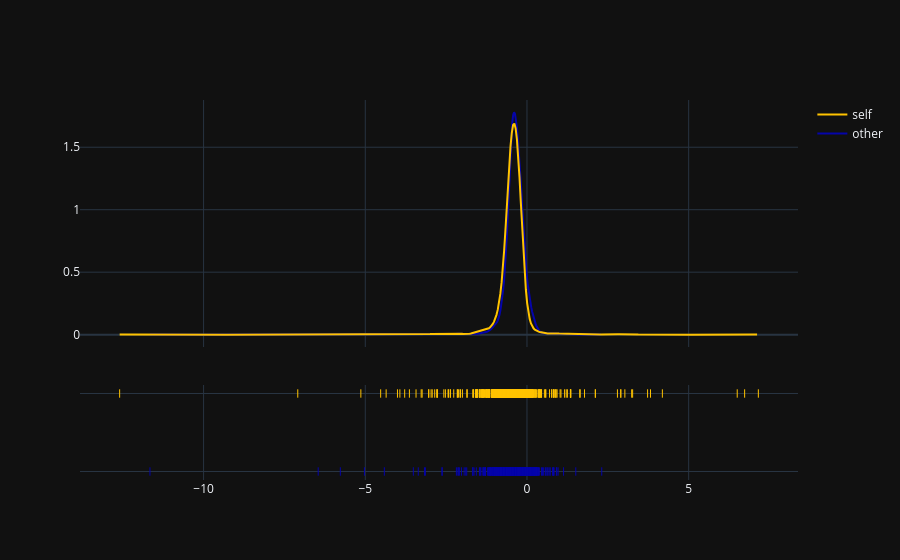

Notebook code for this chart:
### Code cell
fig.show()

### Figure 1 — Plotly figure (JSON) as saved in the notebook; plotly's stock layout.template omitted (floating-point values rounded to 4 significant figures; data arrays with more than 128 entries replaced by an {"elided": "..."} marker saying what was removed)
{"data": [{"legendgroup": "other", "marker": {"color": "#0504aa"}, "mode": "lines", "name": "other", "showlegend": true, "x": {"elided": "500 float values"}, "xaxis": "x", "y": {"elided": "500 float values"}, "yaxis": "y", "type": "scatter"}, {"legendgroup": "self", "marker": {"color": "#FFC300"}, "mode": "lines", "name": "self", "showlegend": true, "x": {"elided": "500 float values"}, "xaxis": "x", "y": {"elided": "500 float values"}, "yaxis": "y", "type": "scatter"}, {"legendgroup": "other", "marker": {"color": "#0504aa", "symbol": "line-ns-open"}, "mode": "markers", "name": "other", "showlegend": false, "x": {"elided": "2861 float values"}, "xaxis": "x", "y": {"elided": "2861 str values"}, "yaxis": "y2", "type": "scatter"}, {"legendgroup": "self", "marker": {"color": "#FFC300", "symbol": "line-ns-open"}, "mode": "markers", "name": "self", "showlegend": false, "x": {"elided": "2948 float values"}, "xaxis": "x", "y": {"elided": "2948 str values"}, "yaxis": "y2", "type": "scatter"}], "layout": {"barmode": "overlay", "hovermode": "closest", "legend": {"traceorder": "reversed"}, "xaxis": {"anchor": "y2", "domain": [0.0, 1.0], "zeroline": false}, "yaxis": {"anchor": "free", "domain": [0.35, 1], "position": 0.0}, "yaxis2": {"anchor": "x", "domain": [0, 0.25], "dtick": 1, "showticklabels": false}}}
